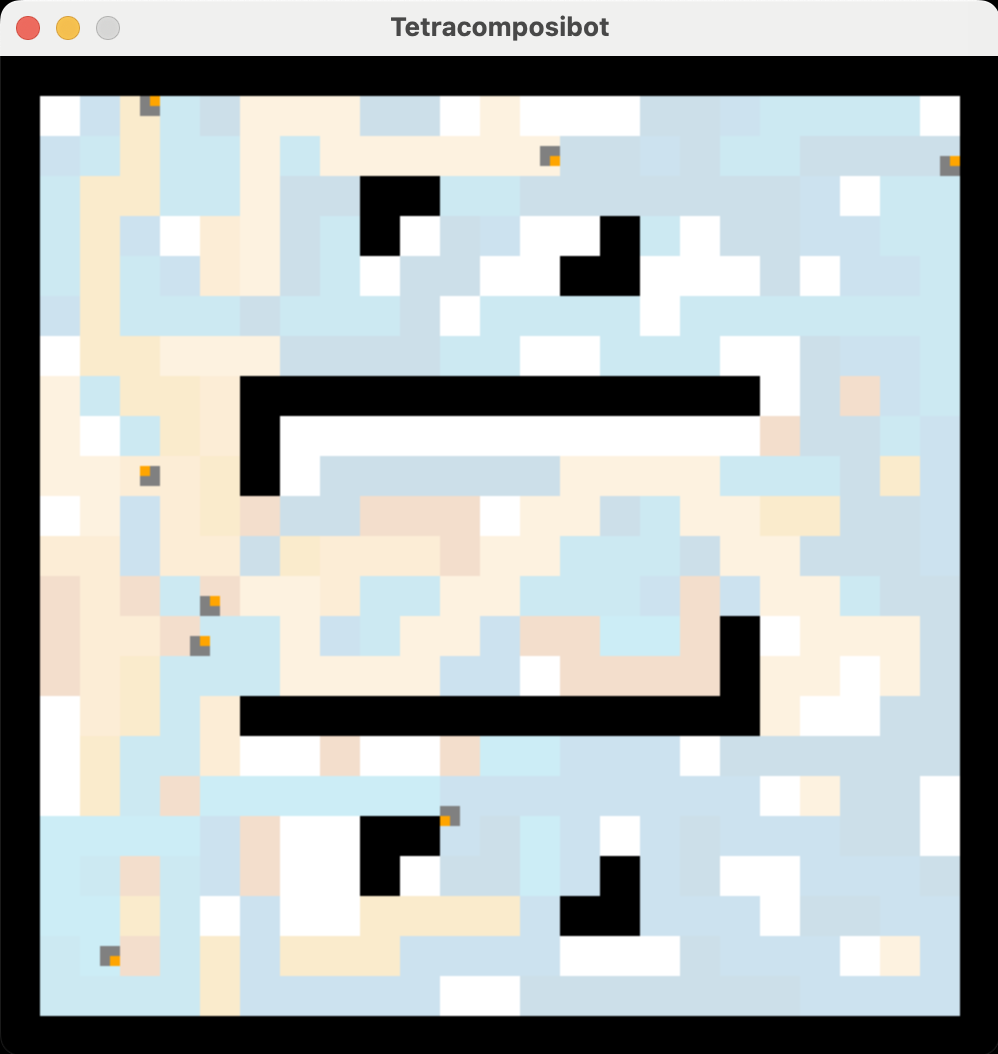

Python code for this plot:
#!/usr/bin/env python3

# Tetracomposibot
# A simple python simulator for playing with one... to many robots
# "With the Tetracomposibot it has now become possible to play and compose REAL simple robot demo"

# UE IA & JEUX - L3, SU
# LU3IN025 "introduction à l'IA", partie Robotique
# Projet: https://github.com/nekonaute/SU-LU3IN025-robots/blob/main/instructions_projet.md

# contact  : nicolas.bredeche@sorbonne-universite
# initiated: 2025-03-25
#
# History: 
# - 2025-03-24: new code, entirely Python w/ pygame, for LU3IN025
# - 2025-03-29: optimization anbd numba integration, incl. use of chatgpt o3-mini-high
#

from datetime import datetime, date
import matplotlib.pyplot as plt
import matplotlib.colors as colors
from numba import njit
    # note on benchmarking w/ numba vs w/o numba: 
    #   use config_TP2, 1000 evaluations, 400 it/eval => total of 400K iterations
    #   display_mode 0 and 1 are similar w/ and w/o numba due to limits of pygame display
    #   display_mode = 2 yields a >10x speed gain (pygame display is off)
    #   time taken on macbook air M3 2024, display_mode = 2:
    #       w/o numba: 174 seconds -- ~230fps
    #       w/ numba (this code): 16 seconds -- ~2300fps
import numpy as np
import math
import random
import sys
from os import environ
environ['PYGAME_HIDE_SUPPORT_PROMPT'] = '1'
import pygame
import os
import argparse

welcome_message = "Tetracomposibot, a simple robot simulator.\n\tSimulate single or multiple robots.\n\tWritten in Python w/ Pygame.\n\tContact: nb@su, 2025."

#############################
### 0. Experimental setup ###
#############################

max_iterations = 5001 # nb of iterations (default - might be modified later)

absolute_orientation = 0  # -90  # in degrees
translation_per_step = 1.0  # in [0,1]
max_translation_per_step = 1.0  # >0. pixel per move.
rotation_per_step = 0.0  # in [-1,1]
max_rotation_per_step = 3.0  # >0, in degrees

arena_size = 100
sensor_length = 10
nb_sensors = 8

display_fps = 10 # default

display_occupancy = True  # Set to True to display visited cells as a background layer.
display_occupancy_alpha = 0.8  # Transparency: from 0 (transparent) to 1 (opaque).
occupancy_robot_to_color = color_list = [
    "#005F91", "#0072B2", "#0091C2", "#00A7D4",  # Blue variations
    "#C65E00", "#E69F00", "#F0A733", "#F7BF66"   # Orange variations
	] # if more robots than in the list, use grey.
#['red', 'orange', 'green', 'blue','pink','violet']  

particle_box = 2  # bounding box (square)

particle = np.zeros((particle_box, particle_box), dtype=int)

particle_radius_real = particle_box / 2.0
center_particle_real = (particle_box / 2 - 0.5, particle_box / 2 - 0.5)

occupancy_scale = 4

####################
### 1. Structure ###
####################

def init():  # perform only once
    global particle, center_particle_real, particle_radius_real, robots_count
    for i in range(particle.shape[0]):
        for j in range(particle.shape[1]):
            if ((i - center_particle_real[0])**2 + (j - center_particle_real[1])**2) <= particle_radius_real**2:
                particle[i, j] = 2
            else:
                particle[i, j] = 3
    init_arena()
    init_trace()
    init_occupancy()
    init_occupancy_small()
    robots_count = 1

def init_arena():
    global arena
    arena = np.zeros((arena_size, arena_size), dtype=np.int64)

def init_trace():
    global trace
    trace = np.zeros((arena_size, arena_size), dtype=np.int64)

def init_occupancy():
    global occupancy
    occupancy = np.zeros((arena_size, arena_size), dtype=np.int64)

def init_occupancy_small():
    global occupancy_small
    occupancy_small = np.zeros((arena_size // occupancy_scale, arena_size // occupancy_scale), dtype=np.int64)

def clear_arena():
    global arena
    arena[arena != 1] = 0

def clear_trace():
    global trace
    trace[trace != 1] = 0

def clear_occupancy():
    global occupancy
    occupancy[:, :] = 0

def clear_occupancy_small():
    global occupancy_small
    occupancy_small[:, :] = 0

def environment_reset():
    clear_arena()
    clear_trace()
    clear_occupancy()
    clear_occupancy_small()

@njit
def njit_draw_line(arena, x1, y1, x2, y2, color):
    num_points = max(abs(x2 - x1), abs(y2 - y1)) + 1
    x_points = np.linspace(x1, x2, num_points).astype(np.int64) # w/o njit: np.linspace(x1, x2, num_points, dtype=np.int64)
    y_points = np.linspace(y1, y2, num_points).astype(np.int64)
    for i in range(x_points.shape[0]):
        xi = x_points[i]
        yi = y_points[i]
        if (yi >= 0 and yi < arena.shape[0] and
            xi >= 0 and xi < arena.shape[1]):
            if arena[yi, xi] != 1:
                arena[yi, xi] = color

# njit Wrapper
def draw_line(x1, y1, x2, y2, color):
    global arena
    njit_draw_line(arena, x1, y1, x2, y2, color)

''' w/o njit
def draw_line(x1, y1, x2, y2, color): 
    global arena
    num_points = max(abs(x2 - x1), abs(y2 - y1)) + 1
    x_points = np.linspace(x1, x2, num_points, dtype=int)
    y_points = np.linspace(y1, y2, num_points, dtype=int)
    for i in range(len(x_points)):
        if 0 <= y_points[i] < arena.shape[0] and 0 <= x_points[i] < arena.shape[1]:
            if arena[y_points[i], x_points[i]] != 1:
                arena[y_points[i], x_points[i]] = color
'''

@njit
def njit_cast_sensor(arena, occupancy, x1, y1, x2, y2, particle_radius_real):
    sensor_type = 0
    num_points = max(abs(x2 - x1), abs(y2 - y1)) + 1
    x_points = np.linspace(x1, x2, num_points).astype(np.int64)
    y_points = np.linspace(y1, y2, num_points).astype(np.int64)
    dx = x_points[0] - x_points[-1]
    dy = y_points[0] - y_points[-1]
    max_distance = math.sqrt(dx*dx + dy*dy) - particle_radius_real
    if max_distance <= 0:
        max_distance = 1.0
    for i in range(x_points.shape[0]):
        xi = x_points[i]
        yi = y_points[i]
        if yi >= 0 and yi < arena.shape[0] and xi >= 0 and xi < arena.shape[1]:
            cell_value = arena[yi, xi]
            if cell_value == 1 or cell_value == 2 or cell_value == 4:
                dx_local = x_points[0] - xi
                dy_local = y_points[0] - yi
                dist = (math.sqrt(dx_local*dx_local + dy_local*dy_local) - particle_radius_real) / max_distance
                if cell_value == 1:
                    sensor_type = 1
                else:
                    sensor_type = 2
                rid = occupancy[yi, xi]
                return dist, sensor_type, rid
    return 1.0, 0, 0

# njit Wrapper
# returns (normalized distance, sensor type, sensor_robot info)
def cast_sensor(x1, y1, x2, y2, color=6):
    global arena, occupancy, robot_by_id, particle_radius_real, display_cast
    # Note: display_cast branch is not njitted. (Assume display_cast is False for acceleration.)
    dist, sensor_type, rid = njit_cast_sensor(arena, occupancy, x1, y1, x2, y2, particle_radius_real)
    if sensor_type == 2 and rid != 0 and rid in robot_by_id:
        sensor_robot_info = robot_by_id[rid].name
        sensor_team_info = robot_by_id[rid].team
    else:
        sensor_robot_info = "n/a"
        sensor_team_info = "n/a"
    return dist, sensor_type, sensor_robot_info, sensor_team_info

''' w/o njit
# returns (normalized distance, sensor type, sensor_robot info)
def cast_sensor(x1, y1, x2, y2, color=6):
    global arena, display_cast, occupancy, robot_by_id
    sensor_type = 0  # default: nothing
    sensor_robot_info = "n/a"
    sensor_team_info = "n/a"
    num_points = max(abs(x2 - x1), abs(y2 - y1)) + 1
    x_points = np.linspace(x1, x2, num_points, dtype=int)
    y_points = np.linspace(y1, y2, num_points, dtype=int)
    max_distance = math.sqrt((x_points[0]-x_points[-1])**2 + (y_points[0]-y_points[-1])**2) - particle_radius_real
    for i in range(len(x_points)):
        if 0 <= y_points[i] < arena.shape[0] and 0 <= x_points[i] < arena.shape[1]:
            cell_value = arena[y_points[i], x_points[i]]
            if cell_value in [1, 2, 4]:
                dist = (math.sqrt((x_points[0]-x_points[i])**2 + (y_points[0]-y_points[i])**2) - particle_radius_real) / max_distance
                if cell_value == 1:
                    sensor_type = 1  # wall
                    sensor_robot_info = "n/a"
                    sensor_team_info = "n/a"
                else:
                    sensor_type = 2  # robot
                    rid = occupancy[y_points[i], x_points[i]]
                    #print ("rid:",rid,"--",robot_by_id)
                    if rid != 0 and rid in robot_by_id:
                        sensor_robot_info = robot_by_id[rid].name
                        sensor_team_info = robot_by_id[rid].team
                    else:
                        sensor_robot_info = "n/a"
                        sensor_team_info = "n/a"
                return dist, sensor_type, sensor_robot_info, sensor_team_info
            elif display_cast:
                arena[y_points[i], x_points[i]] = color
    return 1.0, 0, "n/a", "n/a"
'''

translation_per_step = 0.0
rotation_per_step = 0.0

############################
### 2. General functions ###
############################

def create_wall(x1, y1, x2, y2):
    arena[max(y1, 0):min(y2, arena_size), max(x1, 0):min(x2, arena_size)] = 1
    if display_trace:
        trace[max(y1, 0):min(y2, arena_size), max(x1, 0):min(x2, arena_size)] = 1

@njit
def njit_get_sensors(x, y, theta, sensor_length, nb_sensors, particle_radius_real, arena, occupancy):
    source_x = int(x + particle_radius_real - 1)
    source_y = int(y + particle_radius_real - 1)
    sensor_values = np.empty(nb_sensors, dtype=np.float64)
    sensor_view = np.empty(nb_sensors, dtype=np.int64)
    sensor_rid = np.empty(nb_sensors, dtype=np.int64)
    for i in range(nb_sensors):
        angle = theta + i * 360.0 / nb_sensors
        offset_x = math.cos(math.radians(angle)) * sensor_length
        offset_y = math.sin(math.radians(angle)) * sensor_length
        target_x = int(source_x + offset_x + 0.5)
        target_y = int(source_y - offset_y + 0.5)
        d, view, rid = njit_cast_sensor(arena, occupancy, source_x, source_y, target_x, target_y, particle_radius_real)
        sensor_values[i] = d
        sensor_view[i] = view
        sensor_rid[i] = rid
    return sensor_values, sensor_view, sensor_rid

# njit Wrapper
# get_sensors returns three lists.
def get_sensors(x, y, theta):
    global sensor_length, nb_sensors, particle_radius_real, arena, occupancy, robot_by_id
    sensor_values, sensor_view, sensor_rid = njit_get_sensors(x, y, theta, sensor_length, nb_sensors, particle_radius_real, arena, occupancy)
    sensor_robot = []
    sensor_team = []
    for rid in sensor_rid:
        if rid != 0 and rid in robot_by_id:
            sensor_robot.append(robot_by_id[rid].name)
            sensor_team.append(robot_by_id[rid].team)
        else:
            sensor_robot.append("n/a")
            sensor_team.append("n/a")
    return list(sensor_values), list(sensor_view), sensor_robot, sensor_team

''' w/o njit
# get_sensors returns three lists.
def get_sensors(x, y, theta):
    global sensor_length, nb_sensors
    source_x, source_y = int(x+particle_radius_real-1), int(y+particle_radius_real-1)
    sensor_values = []
    sensor_view = []
    sensor_robot = []
    sensor_team = []
    for i in range(nb_sensors):
        offset_x = math.cos(math.radians(theta+i*360.0/nb_sensors)) * sensor_length
        offset_y = math.sin(math.radians(theta+i*360.0/nb_sensors)) * sensor_length
        target_x = int(source_x + offset_x + 0.5)
        target_y = int(source_y - offset_y + 0.5)
        dist, view, robot_info, team_info = cast_sensor(int(source_x), int(source_y), target_x, target_y, 6)
        sensor_values.append(dist)
        sensor_view.append(view)
        sensor_robot.append(robot_info)
        sensor_team.append(team_info)
    return sensor_values, sensor_view, sensor_robot, sensor_team
'''

def clean_sensors(x, y, theta):
    global sensor_length, nb_sensors
    if not display_cast:
        return
    source_x, source_y = int(x+particle_radius_real-1), int(y+particle_radius_real-1)
    for i in range(nb_sensors):
        offset_x = math.cos(math.radians(theta+i*360.0/nb_sensors)) * sensor_length
        offset_y = math.sin(math.radians(theta+i*360.0/nb_sensors)) * sensor_length
        target_x = int(source_x + offset_x + 0.5)
        target_y = int(source_y - offset_y + 0.5)
        draw_line(int(source_x), int(source_y), target_x, target_y, 0)

@njit
def njit_place_particle(x, y, theta, robot_id, arena, particle, occupancy, trace, occupancy_small, particle_box, occupancy_scale, particle_radius_real):
    x_int = int(x)
    y_int = int(y)
    collision = False
    for i in range(particle_box):
        for j in range(particle_box):
            if arena[y_int + i, x_int + j] != 0 and particle[i, j] == 2:
                collision = True
                break
        if collision:
            break
    if collision:
        collision_array = np.empty((particle_box, particle_box), dtype=np.int64)
        for i in range(particle_box):
            for j in range(particle_box):
                if arena[y_int + i, x_int + j] != 0 and particle[i, j] == 2:
                    collision_array[i, j] = 3
                else:
                    collision_array[i, j] = particle[i, j]
        return collision_array
    for i in range(particle_box):
        for j in range(particle_box):
            cell = arena[y_int + i, x_int + j]
            if cell == 0 or cell == 4 or cell == 6:
                arena[y_int + i, x_int + j] = 2
            occupancy[y_int + i, x_int + j] = robot_id
    center_y = int(y_int + particle_box / 2)
    center_x = int(x_int + particle_box / 2)
    trace[center_y, center_x] = 2
    small_y = center_y // occupancy_scale
    small_x = center_x // occupancy_scale
    occupancy_small[small_y, small_x] = robot_id
    theta_rad = math.radians(theta)
    offset_x = math.cos(theta_rad) * (particle_box / 2.0) * 0.999
    offset_y = math.sin(theta_rad) * (particle_box / 2.0) * 0.999
    x_head = int(x_int + particle_box / 2.0 + offset_x)
    y_head = int(y_int + particle_box / 2.0 - offset_y)
    arena[y_head, x_head] = 4
    return np.empty((0, 0), dtype=np.int64)

# njit Wrapper
def place_particle(x, y, theta, robot_id):
    global arena, particle, occupancy, trace, occupancy_small, particle_box, occupancy_scale, particle_radius_real
    result = njit_place_particle(x, y, theta, robot_id, arena, particle, occupancy, trace, occupancy_small, particle_box, occupancy_scale, particle_radius_real)
    if result.size == 0:
        return None
    else:
        return result

''' w/o njit
def place_particle(x, y, theta, robot_id):
    global arena, particle, occupancy, occupancy_small
    x, y = int(x), int(y)
    arena_slice = arena[y:y+particle_box, x:x+particle_box]
    collision = np.logical_and(arena_slice != 0, particle == 2)
    if np.any(collision):
        collision_array = np.where(collision, 3, particle)
        return collision_array
    for i in range(particle_box):
        for j in range(particle_box):
            if arena[y+i, x+j] in [0, 4, 6]:
                arena[y+i, x+j] = 2
            occupancy[y+i, x+j] = robot_id
    trace[int(y + particle_box / 2.), int(x + particle_box / 2.)] = 2
    # Update occupancy and occupancy_small
    cell_y = int(y + particle_box / 2.)
    cell_x = int(x + particle_box / 2.)
    #occupancy[cell_y, cell_x] = robot_id
    small_y = cell_y // occupancy_scale
    small_x = cell_x // occupancy_scale
    occupancy_small[small_y, small_x] = robot_id
    offset_x = math.cos(math.radians(theta)) * particle_box / 2.0 * .999
    offset_y = math.sin(math.radians(theta)) * particle_box / 2.0 * .999
    x_head = int(x + particle_box / 2. + offset_x)
    y_head = int(y + particle_box / 2. - offset_y)
    arena[y_head, x_head] = 4
    return None
'''

def erase_particle(x, y):
    global arena, particle
    x, y = int(x), int(y)
    for i in range(particle_box):
        for j in range(particle_box):
            if arena[y+i, x+j] in [2, 4]:
                arena[y+i, x+j] = 0
            occupancy[y+i, x+j] = 0

def draw(arena, double_size=False):
    if double_size:
        plt.figure(figsize=(12.8, 9.6))
    cmap = colors.ListedColormap(['white', 'black', 'grey', 'red', 'orange', 'green'])
    bounds = [0, 1, 2, 3, 4, 5, 6]
    norm = colors.BoundaryNorm(bounds, cmap.N)
    plt.imshow(arena, cmap=cmap, norm=norm)
    plt.colorbar(ticks=[0.5, 1.5, 2.5, 3.5, 4.5, 5.5],
                 format=plt.FuncFormatter(lambda x, _: {
                     0.5: '0 - nothing', 
                     1.5: '1 - obstacle', 
                     2.5: '2 - robot', 
                     3.5: '3 - collision', 
                     4.5: '4 - robot front', 
                     5.5: '5 - sensor ray'
                 }.get(x, f'{x:.1f}')))
    plt.show()

def show_arena():
    draw(arena, double_size=False)

def show_trace():
    draw(trace, double_size=False)

####################################
### 3. PARTICLE UPDATE functions ###
####################################

@njit
def update_particle_position(x, y, theta, translation_per_step, rotation_per_step, iteration, noiseFlag):
    new_orientation = theta + rotation_per_step
    if noiseFlag:
        noise = 10 * math.sin(2 * math.pi * iteration / 5)
        new_orientation += noise
    orientation_radians = math.radians(new_orientation)
    new_x = x + translation_per_step * math.cos(orientation_radians)
    new_y = y - translation_per_step * math.sin(orientation_radians)
    return new_x, new_y, new_orientation

def update_particle_dynamics(x, y, absolute_orientation, translation_per_step, rotation_per_step, iteration, collision_array):
    return absolute_orientation

#######################
### 4. Main loop    ###
#######################

# Global dictionary to map robot ids to robot instances
robot_by_id = {}

def simulate(my_robots):
    global arena, trace, occupancy, occupancy_small, display_fps, robot_by_id, display_screen, display_frameskip
    #global x_particle, y_particle, absolute_orientation, trace, occupancy, occupancy_small, display_fps, robot_by_id, display_screen, display_frameskip
    environment_reset()
    # Building the robot lookup dictionary
    robot_by_id = {}
    for robot in my_robots:
        robot_by_id[robot.id] = robot
    # Placing initial robots
    for k in range(len(my_robots)):
        collision_array = place_particle(my_robots[k].x0, my_robots[k].y0, my_robots[k].theta0, my_robots[k].id)
        if collision_array is not None:
            print("[ERROR] initial location triggers collision.")
            sys.exit()
    # Initializing pygame (if display is enabled).
    if display_screen:
        pygame.init()
        scale = 5  # scale factor: each arena cell becomes a 5x5 pixel square
        screen = pygame.display.set_mode((arena_size * scale, arena_size * scale))
    iteration = 0
    while iteration < max_iterations:
        if verbose_minimal_progress and iteration % gap_between_display_minimal_progress == 0:
            print("### iteration", iteration, "/", max_iterations, "###")
        count_ask_for_reset = 0
        for k in range(len(my_robots)):
            erase_particle(my_robots[k].x, my_robots[k].y)
            clean_sensors(my_robots[k].x, my_robots[k].y, my_robots[k].theta)
            sensor_values, sensor_view, sensor_robot, sensor_team = get_sensors(my_robots[k].x, my_robots[k].y, my_robots[k].theta)
            translation_per_step, rotation_per_step, ask_for_reset = my_robots[k].step(sensor_values, sensor_view, sensor_robot, sensor_team)
            if ask_for_reset == True:
                count_ask_for_reset = count_ask_for_reset + 1
            my_robots[k].log_sum_of_rotation += abs(max(-1., min(+1., rotation_per_step)))
            backup_x_particle, backup_y_particle = my_robots[k].x, my_robots[k].y
            my_robots[k].x, my_robots[k].y, my_robots[k].theta = update_particle_position(
                my_robots[k].x, my_robots[k].y, my_robots[k].theta,
                max(-1., min(+1., translation_per_step)) * max_translation_per_step,
                max(-1., min(+1., rotation_per_step)) * max_rotation_per_step,
                iteration, False)
            sensor_values, sensor_view, sensor_robot, sensor_team = get_sensors(my_robots[k].x, my_robots[k].y, my_robots[k].theta)
            collision_array = place_particle(my_robots[k].x, my_robots[k].y, my_robots[k].theta, my_robots[k].id)
            if collision_array is not None:
                if verbose_debug:
                    print("Collision detected!")
                if display_collision:
                    print(collision_array)
                clean_sensors(my_robots[k].x, my_robots[k].y, my_robots[k].theta)
                my_robots[k].x, my_robots[k].y = backup_x_particle, backup_y_particle
                sensor_values, sensor_view, sensor_robot, sensor_team = get_sensors(my_robots[k].x, my_robots[k].y, my_robots[k].theta)
                if display_collision:
                    draw(collision_array)
                my_robots[k].theta = update_particle_dynamics(
                    my_robots[k].x, my_robots[k].y, my_robots[k].theta,
                    max(-1., min(+1., translation_per_step)) * max_translation_per_step,
                    max(-1., min(+1., rotation_per_step)) * max_rotation_per_step,
                    iteration, collision_array)
                place_particle(my_robots[k].x, my_robots[k].y, my_robots[k].theta, my_robots[k].id)
                if verbose_debug:
                    print("Backtrack")
            if my_robots[k].x != backup_x_particle or my_robots[k].y != backup_y_particle:
                my_robots[k].log_sum_of_translation += math.sqrt((my_robots[k].x - backup_x_particle)**2 + (my_robots[k].y - backup_y_particle)**2)
        if display_screen:
            if iteration % (display_frameskip+1) == True:
                pygame_draw_arena(arena, screen, scale)
                pygame.time.delay(int(1.0/display_fps*1000))
        if verbose_debug:
            print(arena)
        if count_ask_for_reset > 0: # at least one robot asked for reset.
            environment_reset()
            for k in range(len(my_robots)):
                my_robots[k].reset()
                collision_array = place_particle(my_robots[k].x0, my_robots[k].y0, my_robots[k].theta0, my_robots[k].id)
            #print ("[EVENT] 1+ robot(s) asked for reset.")
        iteration += 1
    if display_screen:
        pygame.quit()
    log_pixels_visited = np.sum(trace == 2)
    log_total_sum_of_translation, log_total_sum_of_rotation = 0, 0
    for k in range(len(my_robots)):
        log_total_sum_of_translation += my_robots[k].log_sum_of_translation
        log_total_sum_of_rotation += my_robots[k].log_sum_of_rotation
    retValues = {
        "translations": log_total_sum_of_translation / max_iterations,
        "rotations": log_total_sum_of_rotation / max_iterations,
        "coverage": log_pixels_visited / (arena_size**2)
    }
    return retValues

def blend_with_white(color_str, blend_factor):
    # blend_factor in [0,1]: 0 returns original color, 1 returns white.
    c = pygame.Color(color_str)
    r = int((1 - blend_factor) * c.r + blend_factor * 255)
    g = int((1 - blend_factor) * c.g + blend_factor * 255)
    b = int((1 - blend_factor) * c.b + blend_factor * 255)
    return (r, g, b)


def pygame_draw_arena(arena, screen, scale):
    for event in pygame.event.get():
        if event.type == pygame.QUIT:
            pygame.quit()
            sys.exit()
    base_surf = pygame.Surface((arena_size * scale, arena_size * scale), pygame.SRCALPHA)
    base_surf.fill((255, 255, 255))
    
    if display_occupancy:
        cell_draw_size = scale * occupancy_scale
        for y in range(occupancy_small.shape[0]):
            for x in range(occupancy_small.shape[1]):
                rid = occupancy_small[y, x]
                if rid != 0:
                    if rid <= len(occupancy_robot_to_color):
                        color_str = occupancy_robot_to_color[rid - 1]
                    else:
                        color_str = 'grey'
                    col = blend_with_white(color_str, display_occupancy_alpha)
                    #col = pygame.Color(color_str)
                    #col.a = int(display_occupancy_alpha * 255)
                    rect = pygame.Rect(x * cell_draw_size, y * cell_draw_size, cell_draw_size, cell_draw_size)
                    base_surf.fill(col, rect)
    
    # Draw arena cells where arena != 0 (walls, robots, sensor rays, etc)
    color_map = {
        1: (0, 0, 0),        # wall
        2: (128, 128, 128),  # robot body
        3: (255, 0, 0),      # collision
        4: (255, 165, 0),    # robot front
        5: (0, 255, 0),      # sensor ray
        6: (0, 255, 0)       # sensor ray
    }
    for y in range(arena.shape[0]):
        for x in range(arena.shape[1]):
            if arena[y, x] != 0:
                rect = pygame.Rect(x * scale, y * scale, scale, scale)
                base_surf.fill(color_map.get(arena[y, x], (0, 0, 0)), rect)
    
    screen.blit(base_surf, (0, 0))
    pygame.display.flip()


#### #### ####


def display_stats(retValues):
    global display_robot_stats, display_team_stats, display_tournament_results, occupancy

    if display_robot_stats == True:
        print()
        print("Statistiques:")
        print("\t translations      :", retValues['translations'])
        print("\t rotations         :", retValues['rotations'])
        print("\t couverture        :", retValues['coverage'])
        print()

    robot_ids, visited_cells = np.unique(occupancy_small, return_counts=True)
    if display_team_stats == True:
        for value, count in zip(robot_ids, visited_cells):
            if value != 0:
                print(f"  Robot #{value} (\"{robot_by_id[value].name} of team {robot_by_id[value].team}\") captured {count} cells")

    if display_tournament_results == True:
        # per-team counts and result
        team_scores = {}
        for value, count in zip(robot_ids, visited_cells):
            if value != 0:
                team = robot_by_id[value].team if value in robot_by_id else "unknown"
                team_scores[team] = team_scores.get(team, 0) + count

        final_result = ""
        for team, score in team_scores.items():
            #print(f"Team {team} captured {score} cells")
            final_result += "[ " + team + " => " + str(score) + " ]"

        max_score = max(team_scores.values())
        winners = [team for team, score in team_scores.items() if score == max_score]

        if len(winners) == 1:
            #print(f"{winners[0]} wins!")
            final_result += " => " + winners[0] + " wins!"
        else:
            #print("Tie!")
            final_result += " => tie!"

        print (final_result)

#### #### ####

def build_arena(arena_description):
    global arena, arena_size
    nrows = len(arena_description)
    ncols = len(arena_description[0])
    for i in range(nrows):
        for j in range(ncols):
            if arena_description[i][j] == 1:
                x1 = int(j * arena_size / ncols)
                x2 = int((j + 1) * arena_size / ncols)
                y1 = int(i * arena_size / nrows)
                y2 = int((i + 1) * arena_size / nrows)
                create_wall(x1, y1, x2, y2)

# ############################## #
# ############################## #
# ### MAIN PROGRAM         ##### #
# ############################## #
# ############################## #

parser = argparse.ArgumentParser(
    description=welcome_message
)
parser.add_argument(
    "config_file", nargs="?", type=str, default="config",
    help="python configuration filename (eg.: config, or config.py)"
)
parser.add_argument(
    "arena", nargs="?", type=int, default=-1,
    help="arena (default: 0)"
)
parser.add_argument(
    "position", nargs="?", type=str, default="n/a",
    help="starting position (False: default, True: inverse)"
)
parser.add_argument(
    "display_mode", nargs="?", type=int, default=-1,
    help="speed (0: normal ; 1: fast ; 2: fastest, no visual)"
)
parser.add_argument(
    "max_iterations", nargs="?", type=int, default=-1,
    help="number of simulation iterations"
)
args = parser.parse_args()

### #### ####
### General data
### #### ####

config = ""
if args.config_file.endswith('.py'):
    config = __import__(args.config_file[:-3])
else:
    config = __import__(args.config_file)

if args.arena != -1:
    config.arena = args.arena
if args.position != "n/a":
    if args.position == 'True': 
        config.position = True
    elif args.position == 'False':
        config.position = False
    else: 
        print ("Unkown \"position\" argument. Ignored.")
if args.display_mode != -1:
    config.display_mode = args.display_mode
if args.max_iterations != -1:
    config.max_iterations = args.display_mode

arena_size = 100
max_translation_per_step = 1.0
max_rotation_per_step = 10.0
max_iterations = config.max_iterations

display_mode = config.display_mode # 0: 'real-time' w/ display -- 1: fast w/ display -- 2: fastest, no display

if display_mode == 2:
    display_screen = False
    display_fps = 100000000
    display_frameskip = 100000000
elif display_mode == 1:
    display_screen = True
    display_fps = 100000000
    display_frameskip = 60
elif display_mode == 0:
    display_screen = True
    display_fps = 60
    display_frameskip = 0
else:
    print ("display_mode =",display_mode,"is not implemented. Stopping.")
    sys.exit()

display_collision = False
display_trace = False
display_cast = False

verbose_minimal_progress = config.verbose_minimal_progress # display iterations
gap_between_display_minimal_progress = int(max_iterations / 5)  # display iterations (freq)
verbose_debug = False
display_welcome_message = config.display_welcome_message
display_robot_stats = config.display_robot_stats
display_team_stats = config.display_team_stats
display_tournament_results = config.display_tournament_results
display_time_stats = config.display_time_stats

### #### ####
### Main
### #### ####

if display_welcome_message == True:
    print("=-=-=-=-=-=-=-=-=-=-=-=-=-=-=-=-=-=-=-=-=-=\n",welcome_message,"\n=-=-=-=-=-=-=-=-=-=-=-=-=-=-=-=-=-=-=-=-=-=")

if display_time_stats == True:
    print("[START]", date.today(), datetime.now().strftime("%H:%M:%S"), "GMT")

init()
build_arena(config.arenas.get_arena(config.arena))
robots = config.initialize_robots(arena_size,particle_box)
retValues = simulate(robots)

display_stats(retValues) 

if display_time_stats == True:
    print("[STOP] ", date.today(), datetime.now().strftime("%H:%M:%S"), "GMT")
